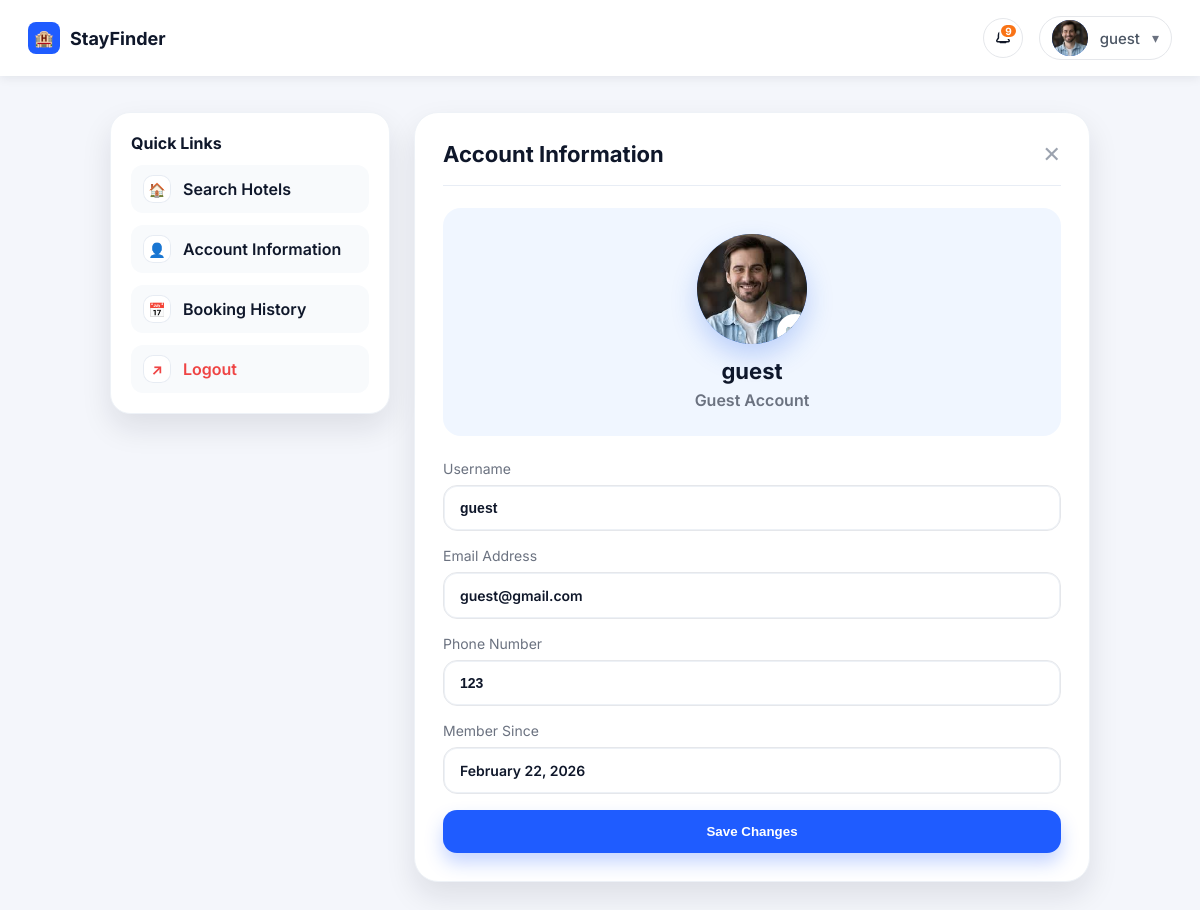
The app's page /accounts/profile/ (signed in), older data.
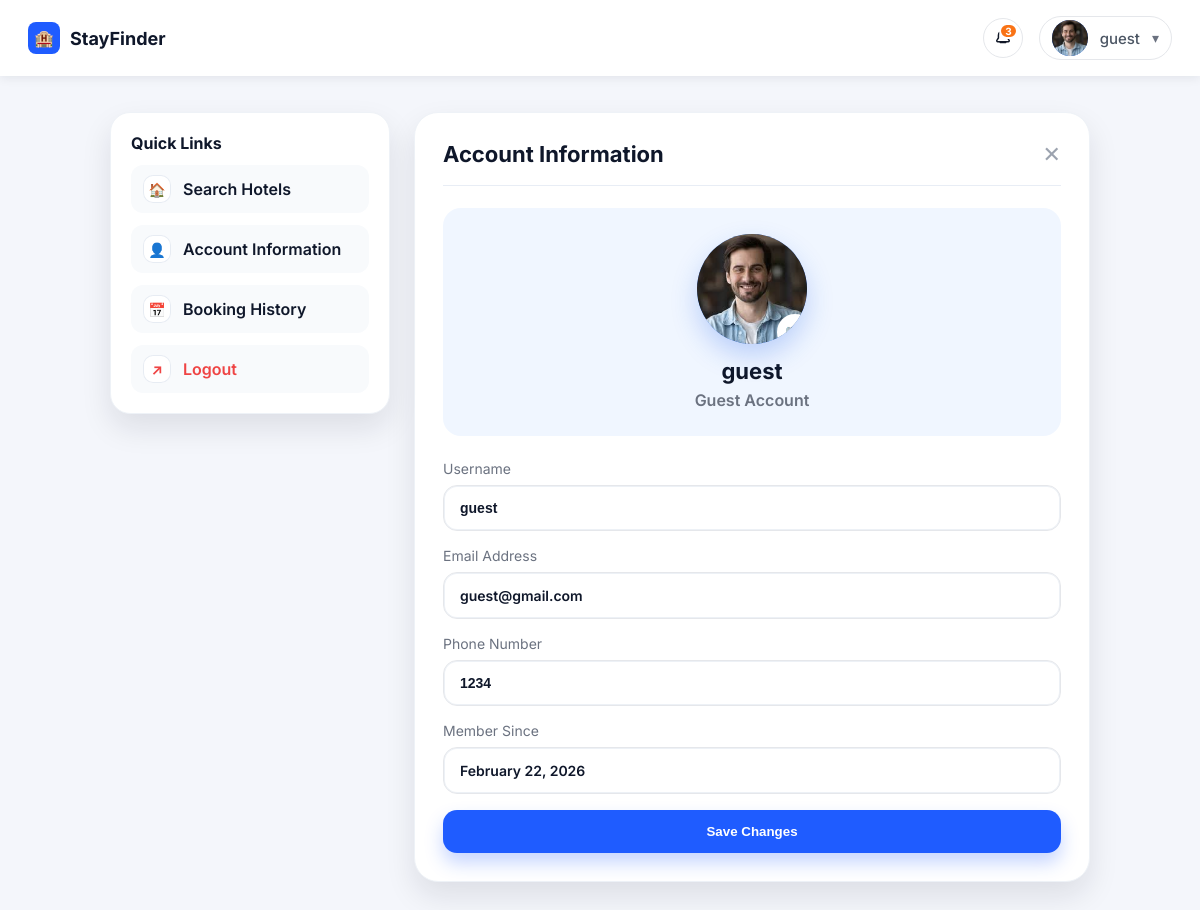
The same page, newer data.
### accounts/models.py (models this page shows, shortened)
class Profile(models.Model):
    class AccountType(models.TextChoices):
        GUEST = "guest", "Guest"
        HOTEL = "hotel", "Hotel"
        ADMIN = "admin", "Admin"
    class HotelVerificationStatus(models.TextChoices):
        PENDING = "pending", "Pending Review"
        APPROVED = "approved", "Approved"
        REJECTED = "rejected", "Rejected"
    user = models.OneToOneField(
        settings.AUTH_USER_MODEL, on_delete=models.CASCADE, related_name="profile"
    )
    full_name = models.CharField(max_length=150)
    account_type = models.CharField(
        max_length=20, choices=AccountType.choices, default=AccountType.GUEST
    )
    hotel_verification_status = models.CharField(
        max_length=20,
        choices=HotelVerificationStatus.choices,
        default=HotelVerificationStatus.APPROVED,
    )
    phone_number = models.CharField(max_length=30, blank=True, default="")
    location = models.CharField(max_length=200, blank=True, default="")
    description = models.TextField(blank=True, default="")
    profile_image_url = models.URLField(blank=True, default="")
    profile_image = models.ImageField(
        upload_to="profiles/",
        blank=True,
        null=True,
    )
    hotel_license_image = models.ImageField(
        upload_to="hotel_licenses/",
        blank=True,
        null=True,
    )
    created_at = models.DateTimeField(auto_now_add=True)

### accounts/views.py (the view)
# urls.py: path("profile/", views.guest_profile_view, name="guest_profile"),
@login_required
def guest_profile_view(request):
    profile, _ = get_or_create_profile(request.user)
    if profile.account_type != Profile.AccountType.GUEST:
        return redirect("hotel_home")
    return render(request, "accounts/guest_profile.html", {"profile": profile})

### accounts/views.py (called while the page is built)
def get_or_create_profile(user):
    return Profile.objects.get_or_create(
        user=user,
        defaults={
            "full_name": user.get_full_name() or user.username,
            "account_type": Profile.AccountType.GUEST,
        },
    )

### accounts/templates/accounts/guest_profile.html (shortened to what the changed rows need)
{% load static %}
<!DOCTYPE html>
<html lang="en">
  <head>
    <link rel="stylesheet" href="{% static 'accounts/css/guest_profile.css' %}?v=20260224b" />
  </head>
  <body>
    <header class="topbar">
      <div class="topbar__actions">
        {% include 'accounts/partials/notifications_menu.html' %}
        <details class="profile-menu">
          <summary class="profile-trigger">
            <span class="profile-trigger__content">
              <span class="profile-trigger__avatar">
                {% if profile.profile_image %}
                  <img src="{{ profile.profile_image.url }}" alt="Profile photo" />
                {% elif profile.profile_image_url %}
                  <img src="{{ profile.profile_image_url }}" alt="Profile photo" />
                {% else %}
                  <span class="profile-trigger__initial">{{ profile.full_name|slice:":1" }}</span>
                {% endif %}
              </span>
            </span>
          </summary>
        </details>
      </div>
    </header>
    <main class="page">
      <div class="profile-layout">
        <aside class="profile-sidebar">
          <div class="sidebar-card">
            <h2 class="sidebar-title">Quick Links</h2>
          </div>
        </aside>
        <section class="profile-card">
        <header class="profile-card__header">
          <h1>Account Information</h1>
        </header>
        <section class="profile-hero">
          <form
            class="profile-image-form"
            id="profile-image-form"
            method="post"
            enctype="multipart/form-data"
            action="{% url 'profile_image_update' %}"
          >
            <button
              class="avatar avatar--editable"
              type="button"
              aria-label="Change profile photo"
              data-action="pick-profile-image"
            >
              {% if profile.profile_image %}
                <img src="{{ profile.profile_image.url }}" alt="Profile photo" />
              {% elif profile.profile_image_url %}
                <img src="{{ profile.profile_image_url }}" alt="Profile photo" />
              {% else %}
                <span class="avatar__initial">{{ profile.full_name|slice:":1" }}</span>
              {% endif %}
              <span class="avatar__badge">📷</span>
            </button>
          </form>
          <div class="profile-hero__text">
            <h2>{{ profile.full_name }}</h2>
            <p>{{ profile.get_account_type_display }} Account</p>
          </div>
        </section>
        <form class="field-group" method="post" action="{% url 'profile_update' %}">
          <label class="field">
            <span>Phone Number</span>
            <input
              type="tel"
              name="phone_number"
              value="{{ profile.phone_number }}"
              placeholder="Not provided"
            />
          </label>
          <label class="field">
            <span>Member Since</span>
            <div class="field__value">{{ profile.created_at|date:"F j, Y" }}</div>
          </label>
        </form>
        </section>
      </div>
    </main>
  </body>
</html>

Row changes from the older to the newer data that the page shows:
changed Profile "guest": phone_number "123" → "1234"
Text that changed along with them:
{{ booking_notifications_unread_count }}: "9" → "3"
